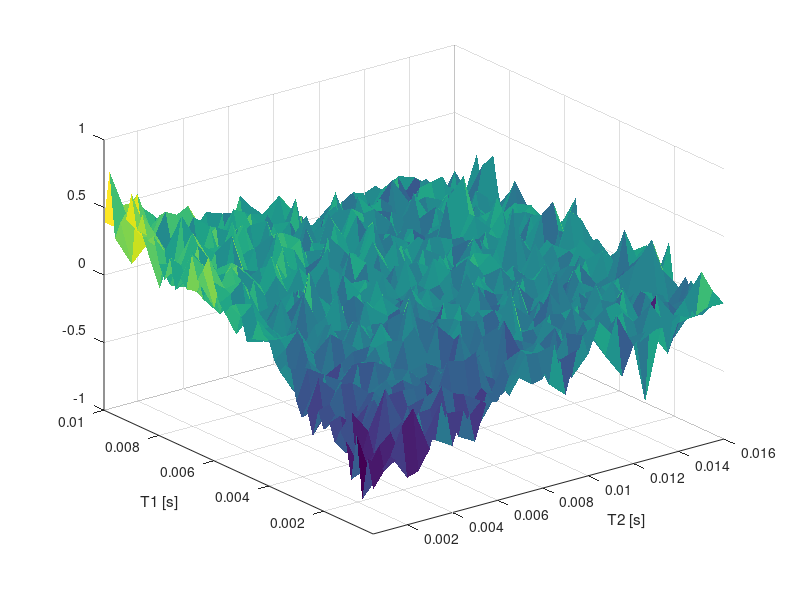

This chart was generated by the following MATLAB code:
% 7 July 2015
% This file generates 2D T1(inversion recovery)-T2 data. The user should
% input T1 and T2 values (only one peak is in this implementation), the
% time increment for both the T1 and T2 axes, and the number of points on
% each axis. The program generates T2 and T1 curves, then multiplies them
% (line 32) to make the final data set. Plotting and saving for use in
% Prospa is also avaiable.


clear
close all
clc

%%

% User defined parameters
T1_1 = 5.0e-3; %s
w1 = 0.70; % First T1 weight
T1_2 = 10.0e-3; %s
w2 = 0.30; % Second T1 weight
T2_1 = 3.0e-3; %s
T2_2 = 8.0e-3; %s


t_T1 = 200e-6; %s, time increment for T1 axis
t_T2 = 500e-6; %s, time increment for T2 axis


nPtsT1 = 50; %points for T1 axis
nPtsT2 = 32; %points for T2 axis
%end user-defined parameters

data = zeros(nPtsT1,nPtsT2); %make blank matrix
T1axis = linspace(t_T1, t_T1*nPtsT1, nPtsT1); %set up axes
T2axis = linspace(t_T2, t_T2*nPtsT2, nPtsT2);

T2data1 = exp(-T2axis/T2_1);
T2data2 = exp(-T2axis/T2_2); %1D T2 curve
T1data1 = (1-2*exp(-T1axis/T1_1));
T1data2 = (1-2*exp(-T1axis/T1_2)); %1D T1 curve

data2D = w1*(T1data1'*T2data1) + w2*(T1data2'*T2data2); %make 2D data set


% % Add in noise
for i = 1:length(T1axis)
    for j = 1:length(T2axis)
        noise = randn/8;
%         while 0.5 < noise < -0.5
%             noise = randn/10;
%         end
    
        data2D(i, j) = data2D(i,j) + noise;
    end
end

surf(T2axis',T1axis,data2D) %plotting
shading flat
% set(gca,'Xscale','log','Yscale','log')
ylabel('T1 [s]')
xlabel('T2 [s]')
ylim([min(T1axis) max(T1axis)]);
xlim([min(T2axis) max(T2axis)]);

% Save the data
saveDir = 'C:\Users\vjlee\Desktop\';
saveName = 'DataSim_32by20';
save(strcat(saveDir, saveName, '.dat'), 'data2D', '-ascii');
